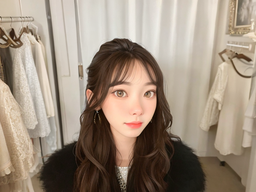
#> input picture Unsharp_masking/IMG_1.PNG, 256 x 192 px, shrunk from 768 x 576 before the run
$ jupyter execute Unsharp_masking.ipynb
#> lines starting #> are read from the running program, lines starting #| are printed output that depends on the picture; after the words box and inside, x2 and y2 are one past the last pixel; in counts of white or black regions, pixels touching at a corner belong together; long printed decimals are rounded
[cell 1]
from google.colab.patches import cv2_imshow

[cell 2]
import sys
from enum import Enum
from math import sqrt
import cv2
import numpy as np

class ConvolutionType(Enum):
    MeanFilter = 1
    Sobel_X = 2
    Sobel_Y = 3
    Laplace = 4

class UnsharpService:
    def __init__(self, threshold):
        self.__threshold = threshold

        self.__mean_mask = [1, 1, 1,
                            1, 1, 1,
                            1, 1, 1]

        self.__sobel_x_mask = [-1, 0, 1,
                               -2, 0, 2,
                               -1, 0, 1]

        self.__sobel_y_mask = [-1, -2, -1,
                               0, 0, 0,
                               1, 2, 1]

        self.__laplace_mask = [-1, -1, -1,
                               -1, 8, -1,
                               -1, -1, -1]

    def mean_filter(self, img):
        rows = img.shape[0]
        cols = img.shape[1]
        mean_img = np.zeros((rows, cols), dtype=img.dtype)
        self.__convolution(img, mean_img, self.__mean_mask, ConvolutionType.MeanFilter)
        return mean_img

    def __sobel_y(self, src, out):
        self.__convolution(src, out, self.__sobel_y_mask, ConvolutionType.Sobel_Y)

    def __sobel_x(self, src, out):
        self.__convolution(src, out, self.__sobel_x_mask, ConvolutionType.Sobel_X)

    def get_diff_1(self, img):
        rows = img.shape[0]
        cols = img.shape[1]
        sobel_y_img = np.zeros((rows, cols), dtype=img.dtype)
        sobel_x_img = np.zeros((rows, cols), dtype=img.dtype)
        diff_1_img = np.zeros((rows, cols), dtype=img.dtype)

        self.__sobel_y(img, sobel_y_img)  # sobel y
        self.__sobel_x(img, sobel_x_img)  # sobel x

        for i in range(1, rows - 1):
            for j in range(1, cols - 1):
                sobel = int(sobel_x_img[i, j]) + int(sobel_y_img[i, j])
                diff_1_img[i, j] = self.__chk_val(sobel)

        # 對一階微分結果進行均值濾波
        mean_diff_1_img = self.mean_filter(diff_1_img) # unsharp mask

        return mean_diff_1_img

    def get_diff_2(self, img):
        rows = img.shape[0]
        cols = img.shape[1]

        diff_2_img = np.zeros((rows, cols), dtype=img.dtype)
        self.__laplace(img, diff_2_img)

        return diff_2_img

    def __laplace(self, src, out):
        self.__convolution(src, out, self.__laplace_mask, ConvolutionType.Laplace)

    def __convolution(self, src, out, mask, conv_type):
        rows = out.shape[0]
        cols = out.shape[1]

        for i in range(1, rows - 1):
            for j in range(1, cols - 1):
                conv = mask[0] * src[i - 1, j - 1] + \
                       mask[1] * src[i - 1, j] + \
                       mask[2] * src[i - 1, j + 1] + \
                       mask[3] * src[i, j - 1] + \
                       mask[4] * src[i, j] + \
                       mask[5] * src[i, j + 1] + \
                       mask[6] * src[i + 1, j - 1] + \
                       mask[7] * src[i + 1, j] + \
                       mask[8] * src[i + 1, j + 1]

                if conv_type == ConvolutionType.MeanFilter:
                    conv = conv / 9
                    conv = 255 if conv > self.__threshold else 0
                elif conv_type == ConvolutionType.Sobel_X or conv_type == ConvolutionType.Sobel_Y:
                    conv = abs(conv)

                out[i, j] = self.__chk_val(conv)

    @staticmethod
    def __chk_val(v):
        if v > 255:
            return 255
        if v < 0:
            return 0
        return v

[cell 3]
img_path = 'IMG_1.PNG'
threshold = 128
input_img = cv2.imread(img_path)
#> input_img is the input picture: shape (192, 256, 3); mean B, G, R 125.3, 141.5, 157.4
cv2_imshow(input_img)

gray_img = cv2.cvtColor(input_img, cv2.COLOR_BGR2GRAY)
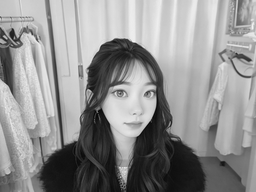
#> gray_img: shape (192, 256); min 1, max 248, mean 144.4

service = UnsharpService(threshold=threshold)
diff_1_img = service.get_diff_1(gray_img)
#> after the loop in __convolution, `for i in range(1, rows - 1):`:
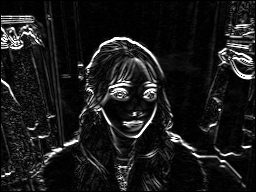
#> out: shape (192, 256); min 0, max 255, mean 26.6
#> after the loop in __convolution (call 2), `for i in range(1, rows - 1):`:
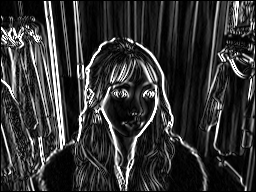
#> out: shape (192, 256); min 0, max 255, mean 51.5
#> after the loop in get_diff_1, `for i in range(1, rows - 1):`:
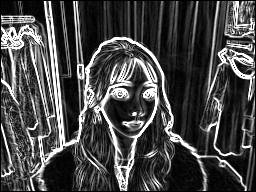
#> diff_1_img: shape (192, 256); min 0, max 255, mean 71.8
#> after the loop in __convolution (call 3), `for i in range(1, rows - 1):`:
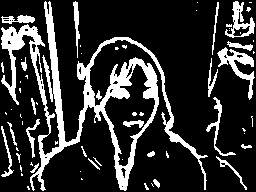
#> out: shape (192, 256); 19.6% white; 66 white regions (41 under 20 px), largest, box (x1, y1, x2, y2) and area: (1, 1, 208, 191) 6515, (217, 47, 255, 100) 580, (225, 1, 255, 38) 410
diff_2_img = service.get_diff_2(gray_img)
#> after the loop in __convolution (call 4), `for i in range(1, rows - 1):`:
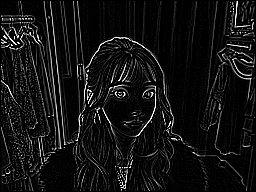
#> out: shape (192, 256); min 0, max 255, mean 18.4

# enha_img = service.enhancement(input_img, diff_2_img, mean_img)

# cv2_imshow(gray_img)
# cv2_imshow(diff_1_img)  # sobel
# cv2_imshow(diff_2_img)  # laplac
# # cv2_imshow(enha_img)

# # 隨意Key一鍵結束程式
# cv2.waitKey(0)
# cv2.destroyAllWindows()

[cell 4]
import matplotlib.pyplot as plt

# 設定畫布大小
plt.figure(figsize=(18, 6))

# 顯示灰度圖像
plt.subplot(1, 3, 1)
plt.imshow(gray_img, cmap='gray')
plt.title('Gray Image')
plt.axis('off')  # 隱藏坐標軸

# 顯示一階微分結果
plt.subplot(1, 3, 2)
plt.imshow(diff_1_img, cmap='gray')
plt.title('diff_1')
plt.axis('off')  # 隱藏坐標軸

# 顯示二階微分結果
plt.subplot(1, 3, 3)
plt.imshow(diff_2_img, cmap='gray')
plt.title('diff_2')
plt.axis('off')  # 隱藏坐標軸
plt.show()

# 確保兩張圖片的尺寸相同
if gray_img.shape != diff_1_img.shape:
    print(f"{gray_img.shape}/{diff_1_img.shape}")
    raise ValueError("The images1 must have the same size to be blended.")
if gray_img.shape != diff_2_img.shape:
    print(f"{gray_img.shape}/{ diff_2_img.shape}")
    raise ValueError("The images2 must have the same size to be blended.")

# 將兩張圖片疊加
alpha = 0.5  # 第一張圖片的權重
beta = 0.5   # 第二張圖片的權重
blended_img1 = cv2.addWeighted(gray_img, alpha, diff_1_img, beta, 0)
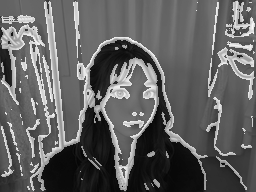
#> blended_img1: shape (192, 256); min 5, max 252, mean 97.1
blended_img2 = cv2.addWeighted(gray_img, alpha, diff_2_img, beta, 0)
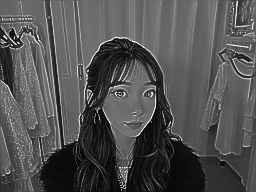
#> blended_img2: shape (192, 256); min 0, max 252, mean 81.4

plt.figure(figsize=(12, 6))
# 顯示灰度圖像
plt.subplot(1, 2, 1)
plt.imshow(gray_img, cmap='gray')
plt.title('Gray Image')
plt.axis('off')  # 隱藏坐標軸

# 顯示 Sobel 邊緣檢測結果
plt.subplot(1, 2, 2)
plt.imshow(blended_img1, cmap='gray')
plt.title('Sobel')
plt.axis('off')  # 隱藏坐標軸
plt.show()

plt.figure(figsize=(12, 6))
# 顯示灰度圖像
plt.subplot(1, 2, 1)
plt.imshow(gray_img, cmap='gray')
plt.title('Gray Image')
plt.axis('off')  # 隱藏坐標軸

# 顯示 Sobel 邊緣檢測結果
plt.subplot(1, 2, 2)
plt.imshow(blended_img2, cmap='gray')
plt.title('Laplacian')
plt.axis('off')  # 隱藏坐標軸
plt.show()

[cell 5]
def calculate_psnr(img1, img2):
    mse = np.mean((img1 - img2) ** 2)
    if mse == 0:
        return float('inf')  # 避免除以零的情況，如果兩張圖片完全相同
    pixel_max = 255.0
    psnr = 20 * np.log10(pixel_max / np.sqrt(mse))
    return psnr

# 計算 PSNR
psnr_value1 = calculate_psnr(gray_img, blended_img1)
#> in calculate_psnr, `mse = np.mean((img1 - img2) ** 2)`: mse = 122.7
#> in calculate_psnr, `psnr = 20 * np.log10(pixel_max / np.sqrt(mse))`: psnr = 27.24
#> psnr_value1 = 27.24
print(f"PSNR Value between gray_img and blended_img1 is {psnr_value1} dB")
#| PSNR Value between gray_img and blended_img1 is 27.244 dB
psnr_value2 = calculate_psnr(gray_img, blended_img2)
#> psnr_value2 = 27.35
print(f"PSNR Value between gray_img and blended_img2 is {psnr_value2} dB")
#| PSNR Value between gray_img and blended_img2 is 27.349 dB
print(f"PSNR1 - PSNR2 = {psnr_value1-psnr_value2}")
#| PSNR1 - PSNR2 = -0.1049

$ run again, with Unsharp_masking/AI人像_2.png copied over Unsharp_masking/IMG_1.PNG
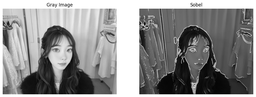
#> input picture Unsharp_masking/AI人像_2.png, 256 x 97 px, shrunk from 950 x 359 before the run
#> input_img is the input picture: shape (97, 256, 3); min 0, max 255, mean 141.3
#> after the loop in __convolution (call 3), `for i in range(1, rows - 1):`:
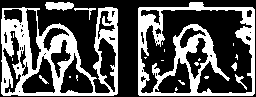
#> out: shape (97, 256); 34.2% white; 23 white regions (16 under 20 px), largest, box (x1, y1, x2, y2) and area: (1, 7, 118, 96) 4319, (138, 2, 255, 96) 3710, (45, 2, 74, 11) 196
#> `blended_img2 = cv2.addWeighted(gray_img, alpha, diff_2_img, beta, 0)`:
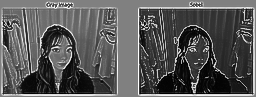
#> blended_img2: shape (97, 256); min 0, max 255, mean 88.1
#> mse = 94.88
#> psnr = 28.36
#| PSNR Value between gray_img and blended_img1 is 28.359 dB
#> psnr_value2 = 28.31
#| PSNR Value between gray_img and blended_img2 is 28.313 dB
#| PSNR1 - PSNR2 = 0.04649
